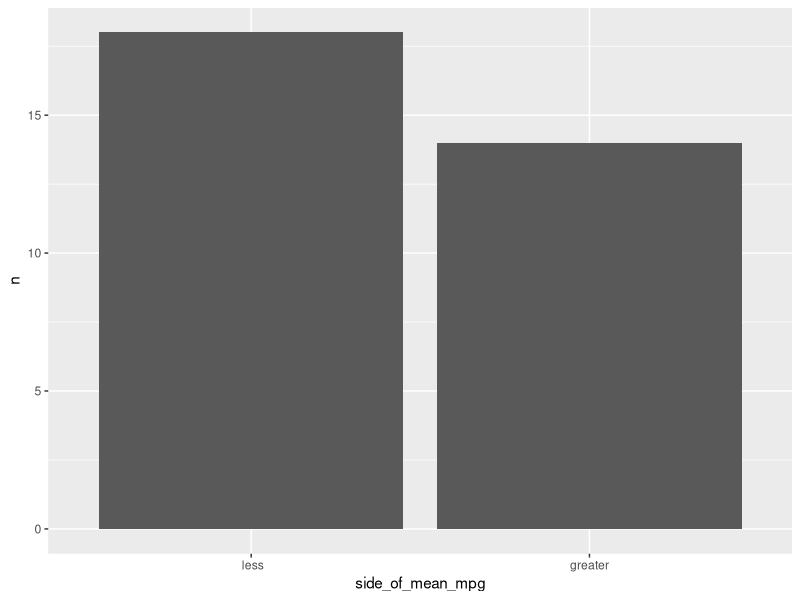
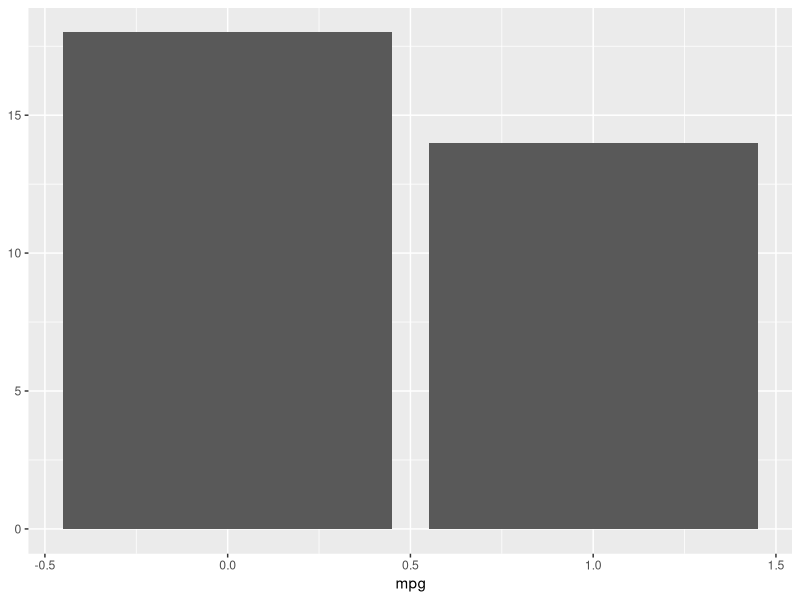

Generate these figures, in order, with R: (Note: this script raises an error after producing the figures.)
## ---- chunk 1
knitr::opts_chunk$set(echo = TRUE, error = T)
options(tidyverse.quiet = TRUE)
## ---- chunk 2
library(tidyverse)

mtcars |> 
  mutate(side_of_mean_mpg = mpg > mean(mpg)) |>
  mutate(side_of_mean_mpg = ifelse(side_of_mean_mpg, "greater", " less")) |>
  count(side_of_mean_mpg) |>
  ggplot() + 
  aes(x = side_of_mean_mpg, y = n) + 
  geom_col()
## ---- chunk 3

compute_group_rel_to_mean <- function(data, scales){
  
  data |> 
  mutate(x = as.numeric(x > mean(x))) |>
  # mutate(x = factor(ifelse(x, "greater", " less"))) |>
  count(x) |>
  mutate(y = n)
  
}

mtcars |>
  rename(x = mpg) |>
  compute_group_rel_to_mean()

StatReltomean <- ggproto(`_class` = "StatReltomean", 
                         `_inherit` = ggplot2::Stat,
                         compute_group = compute_group_rel_to_mean)


stat_rel_to_mean <- function(geom = ggplot2::GeomCol, 
  mapping = NULL,
  data = NULL,
  position = "identity",
  na.rm = FALSE,
  show.legend = NA,
  inherit.aes = TRUE, ...) {
  
  ggplot2::layer(
    stat = StatReltomean,  # proto object from step 2
    geom = geom,  # inherit other behavior
    data = data,
    mapping = mapping,
    position = position,
    show.legend = show.legend,
    inherit.aes = inherit.aes,
    params = list(na.rm = na.rm, ...)
  )
  
}

ggplot(mtcars) + 
  aes(x = mpg) + 
  stat_rel_to_mean()
## ---- chunk 4
compute_group_rel_to_mean_mod <- function(data, scales){
  
  data |> 
  mutate(x = x > mean(x)) |>
  mutate(x = factor(ifelse(x, "greater", " less"))) |>
  count(x) |>
  mutate(y = n)
  
}


StatReltomean$compute_group <- compute_group_rel_to_mean_mod


ggplot(mtcars) + 
  aes(x = mpg) + 
  stat_rel_to_mean()


